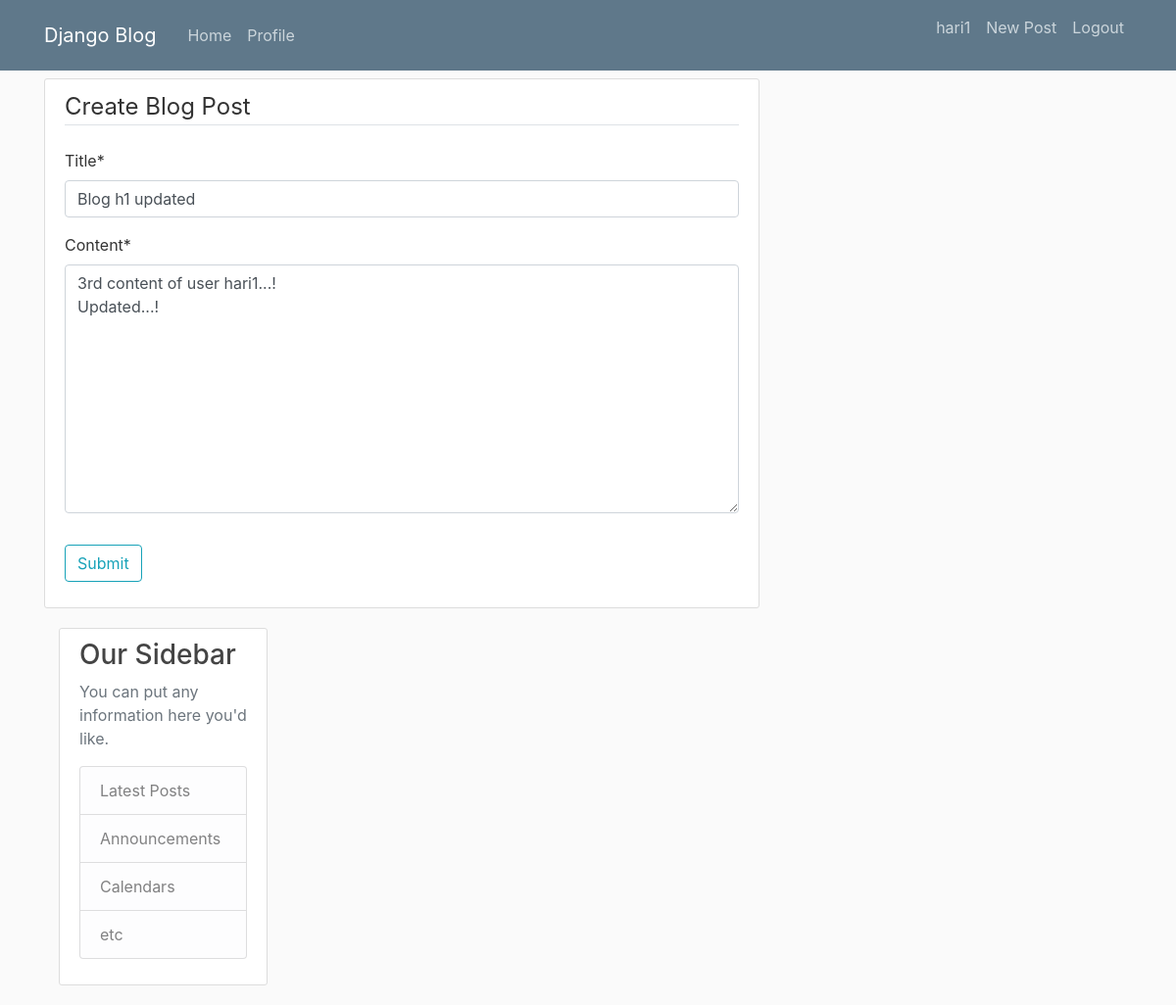
The page /detail/9/update/ (signed in) on the database its author committed.
### blog/models.py (models this page shows, shortened)
class Post(models.Model):
    title = models.CharField(max_length=25)
    content = models.TextField()
    date_posted = models.DateTimeField(default=timezone.now)
    author = models.ForeignKey(User, on_delete=models.CASCADE, null=True)

### blog/views.py (the view, shortened to what this page needs)
# urls.py: path('detail/<int:pk>/update/', PostUpdate.as_view(), name = 'post-update'),
class PostUpdate(LoginRequiredMixin,UserPassesTestMixin,UpdateView):
    model = Post
    fields = ['title', 'content']
    template_name = "blog/Postcreate.html"
    def test_func(self):
        post = self.get_object()
        if self.request.user == post.author:
            return True
        return False

### blog/templates/blog/Postcreate.html (shortened to what this page needs)
{% extends "blog/base.html" %}
{% load crispy_forms_tags %}
{% block content %}
    <div class='content-section'>
        <form method ='POST'>
            <fieldset class ='form-group'>
                <legend class = 'border-bottom mb-4'>Create Blog Post</legend>
                {{form|crispy}}
            </fieldset>
            <div class = 'form-group'>
                <input type ='submit' class = 'btn btn-outline-info' name='Post'>
            </div>
        </form>
{% endblock content %}

### blog/templates/blog/base.html (shortened to what this page needs)
{% load static %}
<!DOCTYPE html>
<html>
<head>
    <link rel="stylesheet" href="https://maxcdn.bootstrapcdn.com/bootstrap/4.0.0/css/bootstrap.min.css">
    <link rel="stylesheet" type="text/css" href="{% static 'blog/main.css' %}">
</head>
<body>
    <header class="site-header">
      <nav class="navbar navbar-expand-md navbar-dark bg-steel fixed-top">
        <div class="container">
          <a class="navbar-brand mr-4" href="{% url 'blog-home' %}">Django Blog</a>
          <div class="collapse navbar-collapse" id="navbarToggle">
            <div class="navbar-nav mr-auto">
              <a class="nav-item nav-link" href="{% url 'blog-home' %}">Home</a>
              <a class="nav-item nav-link" href="{% url 'profile'  %}">Profile</a>
            </div>
            <div class="navbar-nav">
              {% if request.user.is_authenticated %}
              <p class="nav-item nav-link">{{request.user}}</p>
              <a class="nav-item nav-link" href="{% url 'post-create' %}">New Post</a>
              <a class="nav-item nav-link" href="{% url 'logout' %}">Logout</a>
              {% else %}
              <a class="nav-item nav-link" href="{% url 'login' %}">Login</a>
              <a class="nav-item nav-link" href="{% url 'register' %}">Register</a>
              {% endif %}
            </div>
          </div>
        </div>
      </nav>
    </header>
    <main role="main" class="container">
      <div class="row">
        <div class="col-md-8">
          {% block content %}{% endblock %}
        </div>
        <div class="col-md-4">
          <div class="content-section">
            <h3>Our Sidebar</h3>
            <p class='text-muted'>You can put any information here you'd like.
              <ul class="list-group">
                <li class="list-group-item list-group-item-light">Latest Posts</li>
                <li class="list-group-item list-group-item-light">Announcements</li>
                <li class="list-group-item list-group-item-light">Calendars</li>
                <li class="list-group-item list-group-item-light">etc</li>
              </ul>
            </p>
          </div>
        </div>
      </div>
    </main>
</body>
</html>

### blog/static/blog/main.css (style rules this page uses)
body { background: #fafafa; color: #333333; margin-top: 5rem; }
h1, h2, h3, h4, h5, h6 { color: #444444; }
ul { margin: 0; }
.bg-steel { background-color: #5f788a; }
.site-header .navbar-nav .nav-link { color: #cbd5db; }
.content-section { background: #ffffff; padding: 10px 20px; border: 1px solid #dddddd; border-radius: 3px; margin-bottom: 20px; }

### rows shown on the page
Post: title "Blog h1 updated", content "3rd content of user hari1...! Updated...!"

### other values the page prints
{{ request.user }} "hari1"
